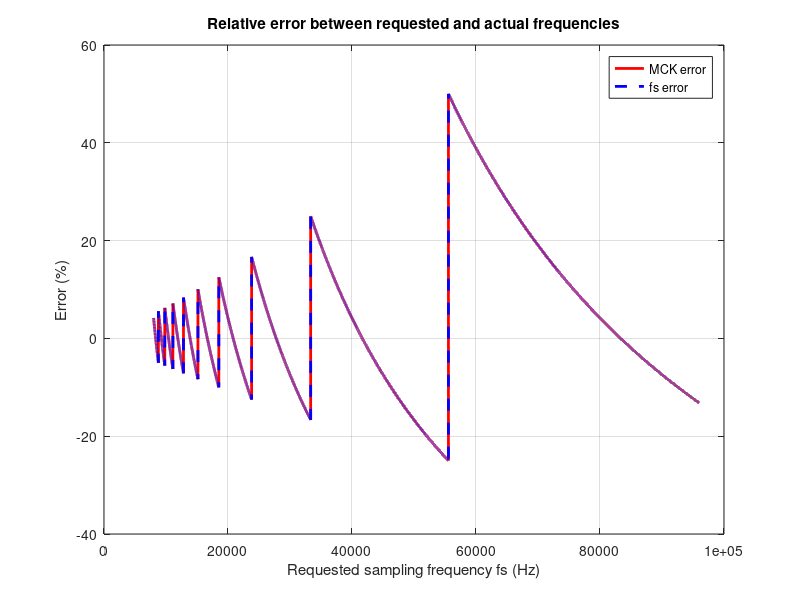

MATLAB code for this plot:
f_arr = zeros(1, 88001);
MCK_err_arr = zeros(1, 88001);
fs_err_arr = zeros(1, 88001);

i = 0;
for f = 8000:1:96000

  % User settings
  fs_req = f;
  source = 32000000;
  ratio = 384;
  MCK_req = ratio*fs_req;

  % Computations
  MCK_calc = 4096*floor((MCK_req*1048576)/(source+(MCK_req/2)));

  MCK_actual = source/floor((1048576*4096)/MCK_calc);
  MCK_err = 100*((MCK_actual-MCK_req)/MCK_req);

  fs_actual = MCK_actual/ratio;
  fs_err = 100*((fs_actual-fs_req)/fs_req);

  %Code settings
  source;
  ratio;
  MCK_calc;
  fs_req;

  % Errors
  MCK_err;
  fs_err;

  i = i + 1;
  f_arr(i) = f;
  MCK_err_arr(i) = MCK_err;
  fs_err_arr(i) = fs_err;

end

figure;
plot(f_arr, MCK_err_arr, 'r-', 'LineWidth', 2);
hold on;
plot(f_arr, fs_err_arr, 'b--', 'LineWidth', 2);
hold off;

xlabel('Requested sampling frequency fs (Hz)');
ylabel('Error (%)');
title('Relative error between requested and actual frequencies');
legend('MCK error', 'fs error', 'Location', 'northeast');
grid on;

idx = find(abs(fs_err_arr) < 1e-2);
f_arr(idx)

